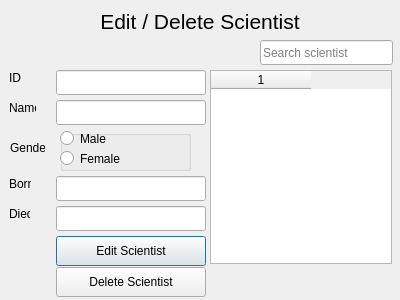
<?xml version="1.0" encoding="UTF-8"?>
<ui version="4.0">
 <class>EditDeletScientist</class>
 <widget class="QDialog" name="EditDeletScientist">
  <property name="geometry">
   <rect>
    <x>0</x>
    <y>0</y>
    <width>400</width>
    <height>300</height>
   </rect>
  </property>
  <property name="sizePolicy">
   <sizepolicy hsizetype="Fixed" vsizetype="Fixed">
    <horstretch>0</horstretch>
    <verstretch>0</verstretch>
   </sizepolicy>
  </property>
  <property name="minimumSize">
   <size>
    <width>400</width>
    <height>300</height>
   </size>
  </property>
  <property name="maximumSize">
   <size>
    <width>400</width>
    <height>300</height>
   </size>
  </property>
  <property name="windowTitle">
   <string>Dialog</string>
  </property>
  <widget class="QLabel" name="label_header">
   <property name="geometry">
    <rect>
     <x>9</x>
     <y>9</y>
     <width>382</width>
     <height>25</height>
    </rect>
   </property>
   <property name="sizePolicy">
    <sizepolicy hsizetype="Fixed" vsizetype="Fixed">
     <horstretch>0</horstretch>
     <verstretch>0</verstretch>
    </sizepolicy>
   </property>
   <property name="minimumSize">
    <size>
     <width>382</width>
     <height>25</height>
    </size>
   </property>
   <property name="maximumSize">
    <size>
     <width>382</width>
     <height>25</height>
    </size>
   </property>
   <property name="text">
    <string>&lt;html&gt;&lt;head/&gt;&lt;body&gt;&lt;p align=&quot;center&quot;&gt;&lt;span style=&quot; font-size:16pt;&quot;&gt;Edit / Delete Scientist&lt;/span&gt;&lt;/p&gt;&lt;/body&gt;&lt;/html&gt;</string>
   </property>
  </widget>
  <widget class="QLineEdit" name="ScientistSearch">
   <property name="geometry">
    <rect>
     <x>260</x>
     <y>40</y>
     <width>133</width>
     <height>25</height>
    </rect>
   </property>
   <property name="minimumSize">
    <size>
     <width>0</width>
     <height>25</height>
    </size>
   </property>
   <property name="placeholderText">
    <string>Search scientist</string>
   </property>
  </widget>
  <widget class="QLabel" name="label_2">
   <property name="geometry">
    <rect>
     <x>9</x>
     <y>70</y>
     <width>16</width>
     <height>16</height>
    </rect>
   </property>
   <property name="text">
    <string>ID</string>
   </property>
  </widget>
  <widget class="QLineEdit" name="txtID">
   <property name="geometry">
    <rect>
     <x>56</x>
     <y>70</y>
     <width>150</width>
     <height>25</height>
    </rect>
   </property>
   <property name="minimumSize">
    <size>
     <width>150</width>
     <height>25</height>
    </size>
   </property>
   <property name="maximumSize">
    <size>
     <width>120</width>
     <height>16777215</height>
    </size>
   </property>
   <property name="readOnly">
    <bool>true</bool>
   </property>
  </widget>
  <widget class="QTableWidget" name="Names">
   <property name="geometry">
    <rect>
     <x>210</x>
     <y>70</y>
     <width>182</width>
     <height>194</height>
    </rect>
   </property>
   <property name="minimumSize">
    <size>
     <width>182</width>
     <height>194</height>
    </size>
   </property>
   <property name="focusPolicy">
    <enum>Qt::ClickFocus</enum>
   </property>
   <property name="editTriggers">
    <set>QAbstractItemView::NoEditTriggers</set>
   </property>
   <property name="columnCount">
    <number>1</number>
   </property>
   <column/>
  </widget>
  <widget class="QLabel" name="label">
   <property name="geometry">
    <rect>
     <x>9</x>
     <y>100</y>
     <width>27</width>
     <height>16</height>
    </rect>
   </property>
   <property name="text">
    <string>Name</string>
   </property>
  </widget>
  <widget class="QLineEdit" name="txtName">
   <property name="geometry">
    <rect>
     <x>56</x>
     <y>100</y>
     <width>150</width>
     <height>25</height>
    </rect>
   </property>
   <property name="minimumSize">
    <size>
     <width>150</width>
     <height>25</height>
    </size>
   </property>
   <property name="maximumSize">
    <size>
     <width>120</width>
     <height>16777215</height>
    </size>
   </property>
  </widget>
  <widget class="QLabel" name="label_3">
   <property name="geometry">
    <rect>
     <x>10</x>
     <y>140</y>
     <width>35</width>
     <height>16</height>
    </rect>
   </property>
   <property name="text">
    <string>Gender</string>
   </property>
  </widget>
  <widget class="QLabel" name="label_4">
   <property name="geometry">
    <rect>
     <x>9</x>
     <y>176</y>
     <width>22</width>
     <height>16</height>
    </rect>
   </property>
   <property name="text">
    <string>Born</string>
   </property>
  </widget>
  <widget class="QLineEdit" name="txtBorn">
   <property name="geometry">
    <rect>
     <x>56</x>
     <y>176</y>
     <width>150</width>
     <height>25</height>
    </rect>
   </property>
   <property name="minimumSize">
    <size>
     <width>150</width>
     <height>25</height>
    </size>
   </property>
   <property name="maximumSize">
    <size>
     <width>120</width>
     <height>25</height>
    </size>
   </property>
  </widget>
  <widget class="QLabel" name="label_5">
   <property name="geometry">
    <rect>
     <x>9</x>
     <y>206</y>
     <width>21</width>
     <height>16</height>
    </rect>
   </property>
   <property name="maximumSize">
    <size>
     <width>25</width>
     <height>16777215</height>
    </size>
   </property>
   <property name="text">
    <string>Died</string>
   </property>
  </widget>
  <widget class="QLineEdit" name="txtDied">
   <property name="geometry">
    <rect>
     <x>56</x>
     <y>206</y>
     <width>150</width>
     <height>25</height>
    </rect>
   </property>
   <property name="minimumSize">
    <size>
     <width>150</width>
     <height>25</height>
    </size>
   </property>
   <property name="maximumSize">
    <size>
     <width>120</width>
     <height>25</height>
    </size>
   </property>
  </widget>
  <widget class="QPushButton" name="editScientist">
   <property name="geometry">
    <rect>
     <x>56</x>
     <y>236</y>
     <width>150</width>
     <height>30</height>
    </rect>
   </property>
   <property name="minimumSize">
    <size>
     <width>150</width>
     <height>30</height>
    </size>
   </property>
   <property name="maximumSize">
    <size>
     <width>120</width>
     <height>16777215</height>
    </size>
   </property>
   <property name="text">
    <string>Edit Scientist</string>
   </property>
  </widget>
  <widget class="QPushButton" name="Delete">
   <property name="geometry">
    <rect>
     <x>56</x>
     <y>267</y>
     <width>150</width>
     <height>30</height>
    </rect>
   </property>
   <property name="minimumSize">
    <size>
     <width>150</width>
     <height>30</height>
    </size>
   </property>
   <property name="maximumSize">
    <size>
     <width>120</width>
     <height>30</height>
    </size>
   </property>
   <property name="text">
    <string>Delete Scientist</string>
   </property>
  </widget>
  <widget class="QGroupBox" name="genderBox">
   <property name="geometry">
    <rect>
     <x>60</x>
     <y>130</y>
     <width>131</width>
     <height>41</height>
    </rect>
   </property>
   <property name="title">
    <string/>
   </property>
   <widget class="QRadioButton" name="Male">
    <property name="geometry">
     <rect>
      <x>0</x>
      <y>0</y>
      <width>82</width>
      <height>17</height>
     </rect>
    </property>
    <property name="text">
     <string>Male</string>
    </property>
   </widget>
   <widget class="QRadioButton" name="Female">
    <property name="geometry">
     <rect>
      <x>0</x>
      <y>20</y>
      <width>82</width>
      <height>17</height>
     </rect>
    </property>
    <property name="text">
     <string>Female</string>
    </property>
   </widget>
  </widget>
 </widget>
 <tabstops>
  <tabstop>ScientistSearch</tabstop>
  <tabstop>txtID</tabstop>
  <tabstop>txtName</tabstop>
  <tabstop>txtBorn</tabstop>
  <tabstop>txtDied</tabstop>
  <tabstop>editScientist</tabstop>
  <tabstop>Delete</tabstop>
 </tabstops>
 <resources/>
 <connections/>
</ui>
